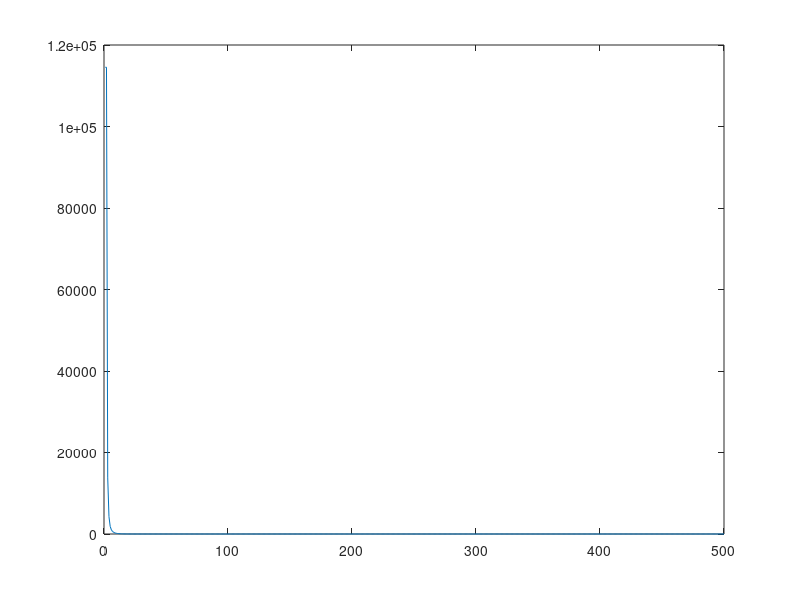
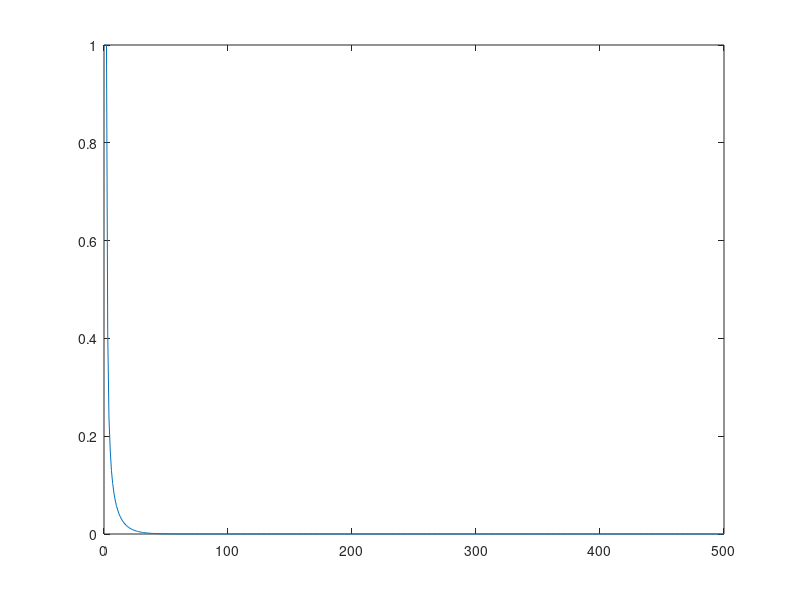
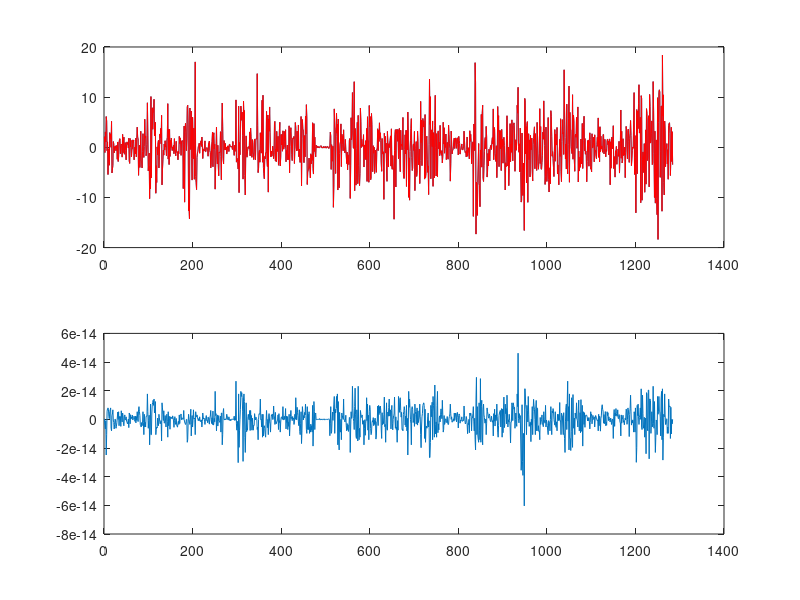

Recreate these plots in MATLAB, in order.
%% a)

%Generating M0 matrix
n1 = 50; n2 = 50;
A = randi([-20,20],n1,n2);
r = 2; %rank
[U, S, V] = svd(A); %SVD decomp

% truncate the sigma matrix
s = diag(S); s(r+1:end)=0; S=[diag(s); zeros(n1-n2,n2)];

M = U* S* V';
rank_M = rank(M);
M0 = M;

%Removing 50% of the observations
A = [rand(n1,n2)>=0.50];
M(A) = 0;
m = sum(sum(A==0));

%% b)
%Initialization
Y=zeros(n1,n2);
delta = n1*n2/m;
tau = 250;
%Iterations
vec = zeros(500,1);
err = zeros(500,1);

for i = 1:500
[U, S, V] = svd(Y);
S_t = (S-tau);
S_t(S_t<0) = 0;
Z = U*S_t*V';
P = M-Z;
P(A) = 0;
Y0 = Y;
Y = Y0 + delta*P;
vec(i) = sum(sum((Y-Y0).^2));
%err(i) = sum(sum((M0-Z).^2))/sum(sum((M0).^2));
err(i) = norm(Z-M0,'fro')/norm(M0,'fro');
end
% plot the results
figure;plot(vec);
figure;plot((err));
figure;
Ar=reshape(A, n1*n2,1);
Xr=reshape(M0, n1*n2,1);Xr=Xr(Ar);
Zr=reshape(Z, n1*n2,1);Zr=Zr(Ar);
subplot(2,1,1);plot(Xr);hold on;plot(Zr,'r');
subplot(2,1,2);plot(Xr-Zr);

%% c

error_final = norm(Z-M0,'fro')/norm(M0,'fro');
